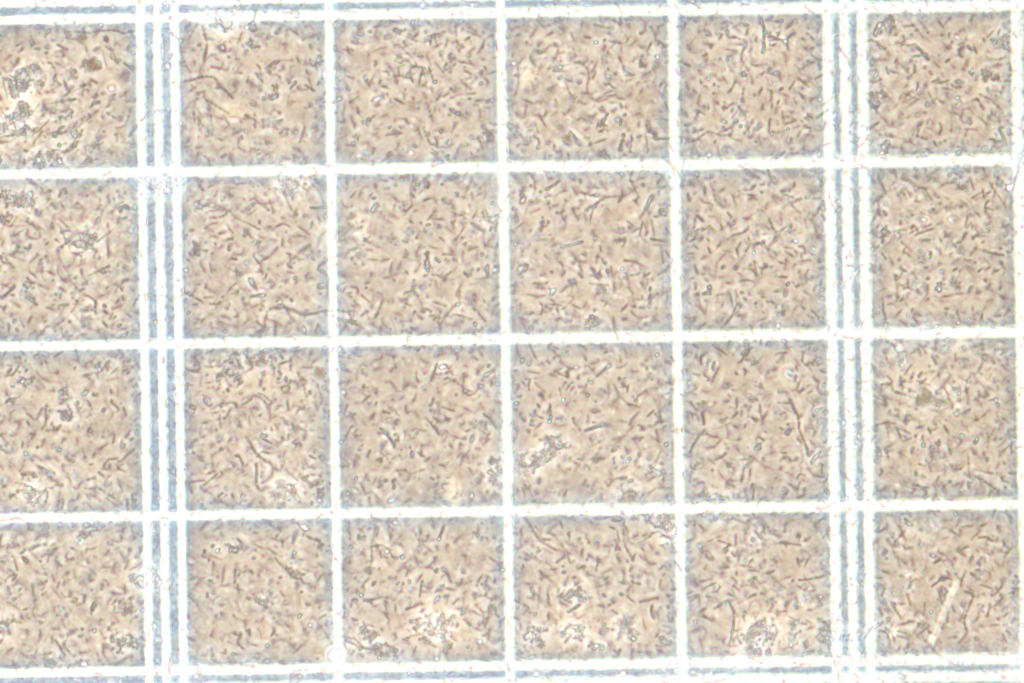
#> input picture images/sample/1D24AD13-6C1A-452F-A12A-D573795D54EA.jpg, 3072 x 2048 px (shown at 1/3 size)
$ python microscope-image-preprocessing.py images/sample/1D24AD13-6C1A-452F-A12A-D573795D54EA.jpg
#> lines starting #> are read from the running program, lines starting #| are printed output that depends on the picture; after the words box and inside, x2 and y2 are one past the last pixel; in counts of white or black regions, pixels touching at a corner belong together
import cv2
import numpy as np
import time
import os
from sys import argv
from datetime import date

def nothing(args):
    pass


def load_image(path):
    #checking if path is a folder or not, if so extract all the bmp files from it
    if os.path.isdir(path):
        paths = [os.path.join(path,f) for f in os.listdir(path) if os.path.isfile(os.path.join(path, f)) and f.endswith('.bmp')]
        print(paths)
    elif os.path.isfile(path):
        paths = [path]
    else:
        return None

    return paths

#new images have different relative ratios than the other images, need to adjust
#crop region to ensure squares get cut correctly
def cut_image(image, skip, left_bound=0, right_bound=3072, top=0, bottom=2048):
    cv2.namedWindow('image', cv2.WINDOW_KEEPRATIO)
    cv2.createTrackbar('Left Bound', 'image',0,3072,nothing)
    cv2.createTrackbar('Right Bound', 'image',0,3072,nothing)
    cv2.createTrackbar('Top Bound', 'image',0,2048,nothing)
    cv2.createTrackbar('Bottom Bound', 'image',0,2048,nothing)

    cv2.setTrackbarPos('Right Bound', 'image', 3072)
    cv2.setTrackbarPos('Bottom Bound', 'image', 2048)

    if not skip:
        while 1:
            left_bound = cv2.getTrackbarPos('Left Bound', 'image')
            right_bound = cv2.getTrackbarPos('Right Bound', 'image')
            top = cv2.getTrackbarPos('Top Bound', 'image')
            bottom= cv2.getTrackbarPos('Bottom Bound', 'image')

            image_cut = image[top:bottom, left_bound:right_bound]
            cv2.imshow('image', image_cut)
            if cv2.waitKey(1) & 0xFF == ord('q'):
                break
    cv2.destroyAllWindows()
    image_cut = image[top:bottom, left_bound:right_bound]
    return image_cut, left_bound, right_bound, top, bottom

#First step color threshold picker, will save and pass color filter parameters to the other methods
def test_color_threshold(image, skip, lower_mask = [0,0,0], upper_mask = [179,255,255]):
    cv2.namedWindow('image',cv2.WINDOW_KEEPRATIO)
    cv2.createTrackbar('HMin','image',0,179,nothing) # Hue is from 0-179 for Opencv
    cv2.createTrackbar('SMin','image',0,255,nothing)
    cv2.createTrackbar('VMin','image',0,255,nothing)
    cv2.createTrackbar('HMax','image',0,179,nothing)
    cv2.createTrackbar('SMax','image',0,255,nothing)
    cv2.createTrackbar('VMax','image',0,255,nothing)

    # Set default value for MAX HSV trackbars.
    cv2.setTrackbarPos('HMax', 'image', 179)
    cv2.setTrackbarPos('SMax', 'image', 255)
    cv2.setTrackbarPos('VMax', 'image', 255)

    # Initialize to check if HSV min/max value changes
    hMin = sMin = vMin = hMax = sMax = vMax = 0
    phMin = psMin = pvMin = phMax = psMax = pvMax = 0

    img = image
    output = image
    waitTime = 33

    lower = lower_mask
    upper = upper_mask

    if not skip:
        while(1):

            # get current positions of all trackbars
            hMin = cv2.getTrackbarPos('HMin','image')
            sMin = cv2.getTrackbarPos('SMin','image')
            vMin = cv2.getTrackbarPos('VMin','image')

            hMax = cv2.getTrackbarPos('HMax','image')
            sMax = cv2.getTrackbarPos('SMax','image')
            vMax = cv2.getTrackbarPos('VMax','image')

            # Set minimum and max HSV values to display
            lower = np.array([hMin, sMin, vMin])
            upper = np.array([hMax, sMax, vMax])

            # Create HSV Image and threshold into a range.
            hsv = cv2.cvtColor(img, cv2.COLOR_BGR2HSV)
            mask = cv2.inRange(hsv, lower, upper)
            output = cv2.bitwise_and(img,img, mask= mask)

            # [12 lines of commented-out code are left out]
            cv2.imshow('image',output)
            cv2.resizeWindow('image',500,500)

            # Wait longer to prevent freeze for videos.
            if cv2.waitKey(waitTime) & 0xFF == ord('q'):
                break

    cv2.destroyAllWindows()
    return lower,upper

#Global threshold function utilizing same trackbars, controls blur settings and threshold settings
def test_threshold(image, skip, lower_mask=[0,0,0], upper_mask=[179,255,254],
                   k_size = 3, t_min = 0, t_max = 255, t_type = 0):
    cv2.namedWindow('image',cv2.WINDOW_KEEPRATIO)

    #Create trackbars for testing
    cv2.createTrackbar('Blur kernel size','image',0,10,nothing)
    cv2.createTrackbar('Threshold','image',0,255,nothing)
    cv2.createTrackbar('Threshold Max','image',0,255,nothing)

    cv2.setTrackbarPos('Threshold','image',100)
    cv2.setTrackbarPos('Threshold Max','image',255)

    thresh_type = {0:cv2.THRESH_BINARY, 1:cv2.THRESH_TRUNC,
                   2:cv2.THRESH_TOZERO, 3:cv2.THRESH_OTSU, 4:cv2.THRESH_TRIANGLE}
    #Setting binary type
    #0 -> Binary Threshold, 1 -> Truncated Threshold,
    #2 -> to zero Thresholding, 3 -> Otsu Thresholding, 4 -> Triangle Thresholding
    #refer to https://docs.opencv.org/4.x/d7/d1b/group__imgproc__misc.html#gaa9e58d2860d4afa658ef70a9b1115576
    cv2.createTrackbar('Threshold type','image',0,4,nothing)

    #RGB to hsv. https://www.selecolor.com/en/hsv-color-picker/ for example
    hsv = cv2.cvtColor(image, cv2.COLOR_BGR2HSV)
    mask = cv2.inRange(hsv, lower_mask, upper_mask)

    #used to filter non-white spaces through inverting mask
    mask = cv2.bitwise_not(mask)

    #grey and masking
    gray = cv2.cvtColor(image, cv2.COLOR_BGR2GRAY)
    gray = cv2.bitwise_and(gray,gray,mask=mask)

    #blur
    blur = cv2.GaussianBlur(gray, (9,9),0)

    #otsu thresholding - did not quite do enough testing, but I think it's fine for now
    thresh = cv2.threshold(blur, 100,255, cv2.THRESH_OTSU)[1]

    size = k_size
    threshold_min = t_min
    threshold_max = t_max
    t_type = t_type

    if not skip:
        while(1):
            size = 2*cv2.getTrackbarPos('Blur kernel size','image') + 1
            threshold_min = cv2.getTrackbarPos('Threshold','image')
            threshold_max = cv2.getTrackbarPos('Threshold Max','image')
            t_type = thresh_type[cv2.getTrackbarPos('Threshold type','image')]

            blur = cv2.GaussianBlur(gray, (size,size), 0)
            thresh = cv2.threshold(blur, threshold_min, threshold_max, t_type)[1]

            cv2.imshow('image',thresh)
            if cv2.waitKey(33) & 0xFF == ord('q'):
                break

    cv2.destroyAllWindows()

    return thresh, size, threshold_min, threshold_max, t_type

#Adaptive threshold function, same trackbar function, will pull up both thresholding methods for compare
# [153 lines left out: functions test_adaptive_threshold, find_contours, square_cut, not called in this run]

#function that saves images as calculated bounds as average areas of all squares
def square_cut_save(image, glob, iter_num, save, today, left_bound=0, right_bound=3072, top=0, bottom=2048):
    #calculate bounds from image cut size
    small_square_area = (abs(left_bound - right_bound) * abs(top - bottom)) / 16
    #given a 30% wiggle room on each side of the area spectrum to ensure no misses
    square_lower_bound = small_square_area * 0.7
    square_upper_bound = small_square_area * 1.3

    #applying square morpology to close holes.
    #(2,2) refers to kernel size, if bigger lose more detail, if smaller filter less, been tested up to 9x9
    kernel = cv2.getStructuringElement(cv2.MORPH_RECT, (2,2))
    g_close = cv2.morphologyEx(glob, cv2.MORPH_CLOSE, kernel, iterations=2)

    #draw contours
    g_cnts = cv2.findContours(g_close, cv2.RETR_LIST, cv2.CHAIN_APPROX_SIMPLE)[0]

    g_cntrRect = []
    img_num = 1
    avg_w = 0
    avg_h = 0
    rect_x = []
    rect_y = []
    for i in g_cnts:
            #joins together contours that are >10% of the total contour length apart
            epsilon = 0.1*cv2.arcLength(i,True)
            #https://docs.opencv.org/4.x/d3/dc0/group__imgproc__shape.html#ga0012a5fdaea70b8a9970165d98722b4c
            #https://docs.opencv.org/4.x/dd/d49/tutorial_py_contour_features.html #this one better than other one
            #approximates polygon from contours, hard to explain refer to the links
            approx = cv2.approxPolyDP(i,epsilon,True)
            #if the approximated polygon has 4 sides and is within the bounds of the square
            if len(approx) == 4 and cv2.contourArea(i) > square_lower_bound and cv2.contourArea(i) < square_upper_bound:
                x,y,w,h = cv2.boundingRect(approx)
                if save:
                    cv2.imwrite(today + "/" + str(iter_num) + "-" + str(img_num) + ".bmp",
                                image[y:y+h, x:x+w])
                rect_x.append(x)
                rect_y.append(y)
                avg_h += h
                avg_w += w
                #add it to the contour list
                g_cntrRect.append(approx)
                img_num += 1

    avg_w = round(avg_w / (len(g_cntrRect)))
    avg_h = round(avg_h / (len(g_cntrRect)))
    for i in range(len(g_cntrRect)):
        if save:
            cv2.imwrite(today + "/" + str(iter_num) + "-" + str(i+1) +"-avgCUT"+ ".bmp",
                        image[rect_y[i]:rect_y[i]+avg_h, rect_x[i]:rect_x[i]+avg_w])

    print("Image # " + str(iter_num) + "\t" + str(len(g_cntrRect)) + " images cut out of 16\n")

def main():
    today = str(date.today())
    args = argv
    arg_length = len(args)
    if arg_length == 1:
        print("NO PATH PROVIDED")
        return
    p = 0

    paths = load_image(args[1])

    if arg_length >= 3:
        if os.path.exists(args[2]) and args[2].endswith('.txt'):
            param = open(args[2], 'r')
            params = param.read().split('-')
            print(params)
            p = 1
        else:
            print('INCORRECT PARAMETER FILE GIVEN')
    #paths = load_image("images/verf/12_scale2.bmp")

    if p:
        skip = 1
        L_bound = int(params[0])
        R_bound = int(params[1])
        Top_bound = int(params[2])
        Bottom_bound = int(params[3])
        Low_mask = [int(x) for x in params[4].replace('[','').replace(']','').split(" ")]
        Low_mask = np.asarray(Low_mask)
        Up_mask = [int(x) for x in params[5].replace('[','').replace(']','').split(" ")]
        Up_mask = np.asarray(Up_mask)
        blur_k_size = int(params[6])
        low_thresh = int(params[7])
        high_thresh = int(params[8])
        g_t_type = int(params[9])
        a_b_k_size = 3
        at_method = 0
        at_type = 0
        b_size = 0
        c = 0
        iter_numb = 1
    else:
        skip = 0
        L_bound = 0
        R_bound = 3072
        Top_bound = 0
        Bottom_bound = 2048
        Low_mask = [0,0,0]
        Up_mask = [179,255,255]
        blur_k_size = 3
        low_thresh = 0
        high_thresh = 255
        g_t_type = 0
        a_b_k_size = 3
        at_method = 0
        at_type = 0
        b_size = 0
        c = 0
        iter_numb = 1


    if input("WRITE IMAGE? Y/N\n").lower() == 'y':
#> the answer given: y
        save = 1
    else:
        save = 0
        print('NO SAVE')

    if arg_length == 4:
        today = str(args[3])

    if save:
        if not os.path.exists(today):
            os.makedirs(today)

    for path in paths:
        image = cv2.imread(path)
#> image is the input picture: shape (2048, 3072, 3); mean B, G, R 197.4, 209.4, 218.4
        image, L_bound, R_bound, Top_bound, Bottom_bound = cut_image(image, skip,
                                                                      L_bound, R_bound, Top_bound, Bottom_bound)
#> slider 'Left Bound' is set to 614
#> slider 'Right Bound' is set to 100
#> slider 'Top Bound' is set to 100
#> slider 'Bottom Bound' is set to 100
#> in cut_image, `image_cut = image[top:bottom, left_bound:right_bound]`:
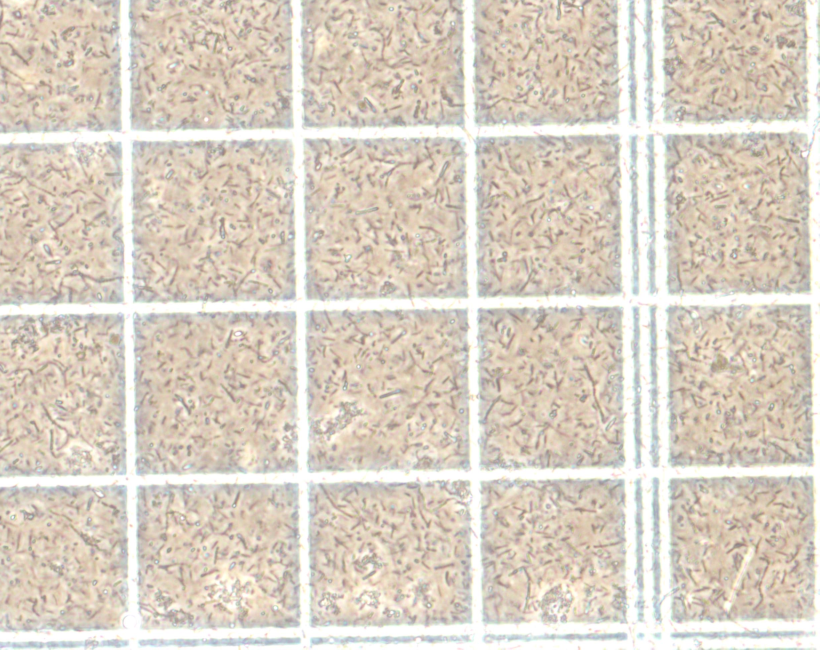
#> image_cut: shape (1948, 2458, 3) (shown at 1/3 size); mean B, G, R 195, 208.1, 218.1
#> (key q is pressed here)
#> L_bound = 614; R_bound = 3072; Top_bound = 100; Bottom_bound = 2048
        Low_mask, Up_mask = test_color_threshold(image, skip,Low_mask,Up_mask)
#> slider 'HMin' is set to 35
#> slider 'SMin' is set to 51
#> slider 'VMin' is set to 51
#> slider 'HMax' is set to 179
#> slider 'SMax' is set to 255
#> slider 'VMax' is set to 255
#> in test_color_threshold, `hsv = cv2.cvtColor(img, cv2.COLOR_BGR2HSV)`: hsv: shape (1948, 2458, 3); mean H, S, V 32.6, 29.8, 219.3
#> in test_color_threshold, `mask = cv2.inRange(hsv, lower, upper)`:
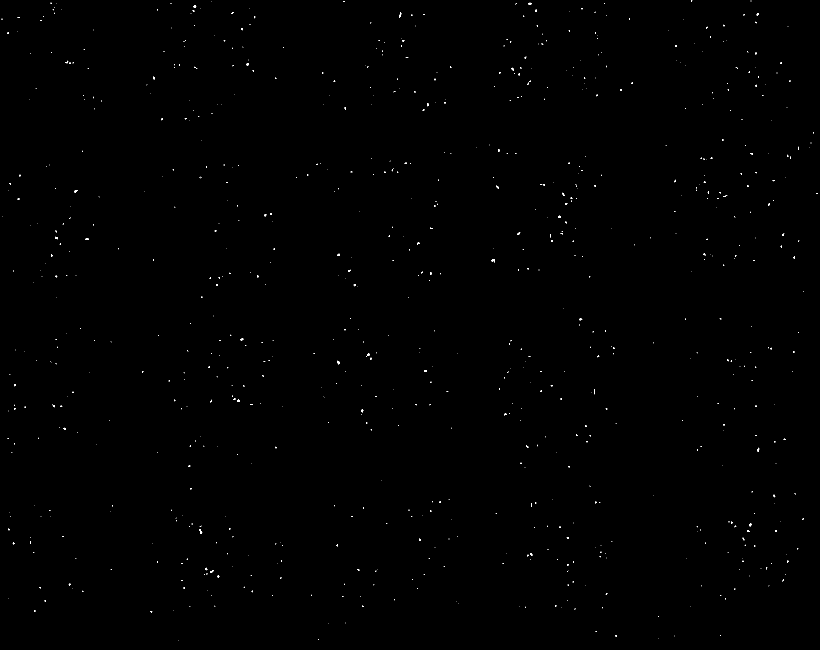
#> mask: shape (1948, 2458) (shown at 1/3 size); 0.14% white in thin lines or dots
#> (key q is pressed here)
#> Low_mask = [35, 51, 51]; Up_mask = [179, 255, 255]
        glob, blur_k_size, low_thresh, high_thresh, g_t_type = test_threshold(image, skip,
                                                                              Low_mask, Up_mask, blur_k_size, low_thresh,
                                                                                high_thresh, g_t_type)
#> slider 'Blur kernel size' is set to 3
#> slider 'Threshold' is set to 85
#> slider 'Threshold Max' is set to 255
#> slider 'Threshold type' is set to 1
#> in test_threshold, `mask = cv2.bitwise_not(mask)`:
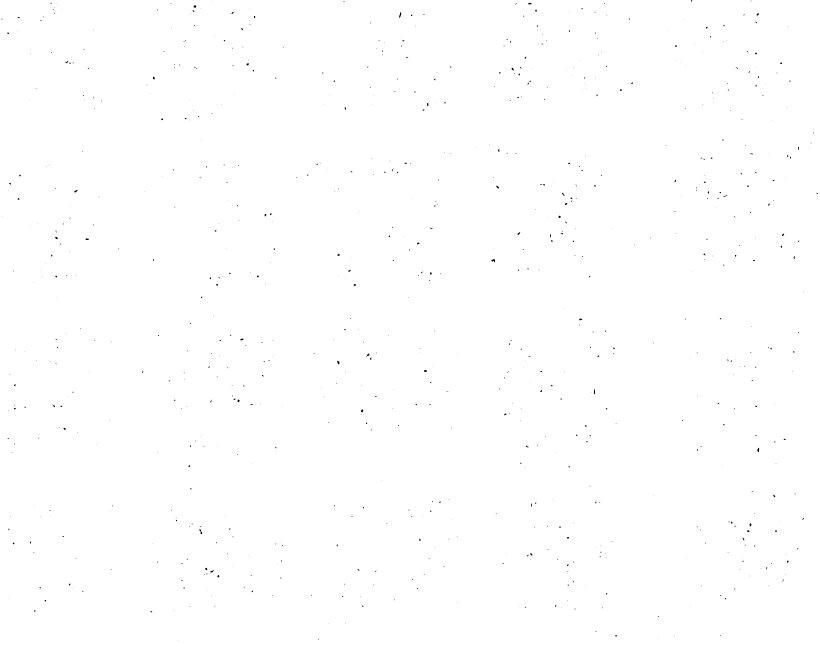
#> mask: shape (1948, 2458) (shown at 1/3 size); 99.9% white; black in thin lines or dots
#> in test_threshold, `gray = cv2.cvtColor(image, cv2.COLOR_BGR2GRAY)`:
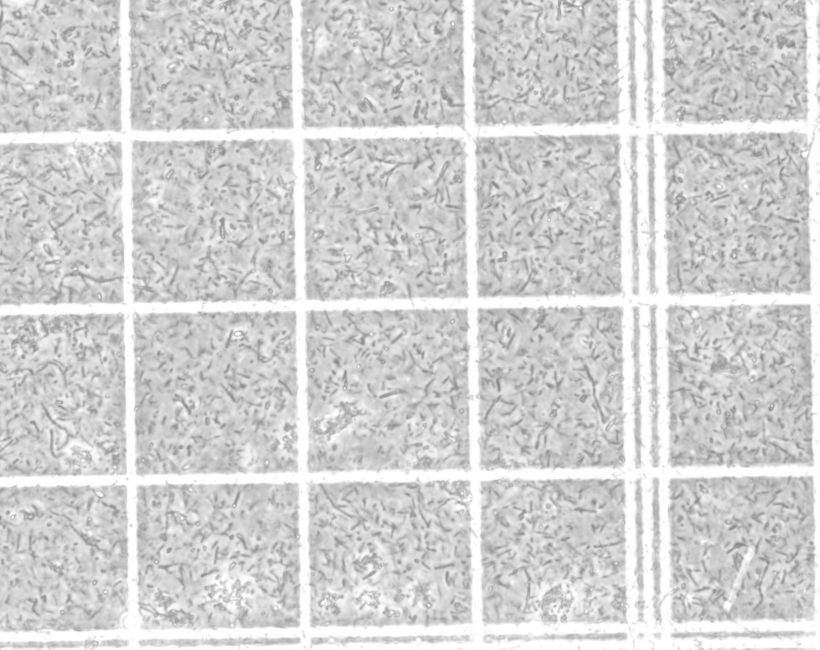
#> gray: shape (1948, 2458) (shown at 1/3 size); min 129, max 255, mean 209.6
#> in test_threshold, `thresh = cv2.threshold(blur, 100,255, cv2.THRESH_OTSU)[1]`:
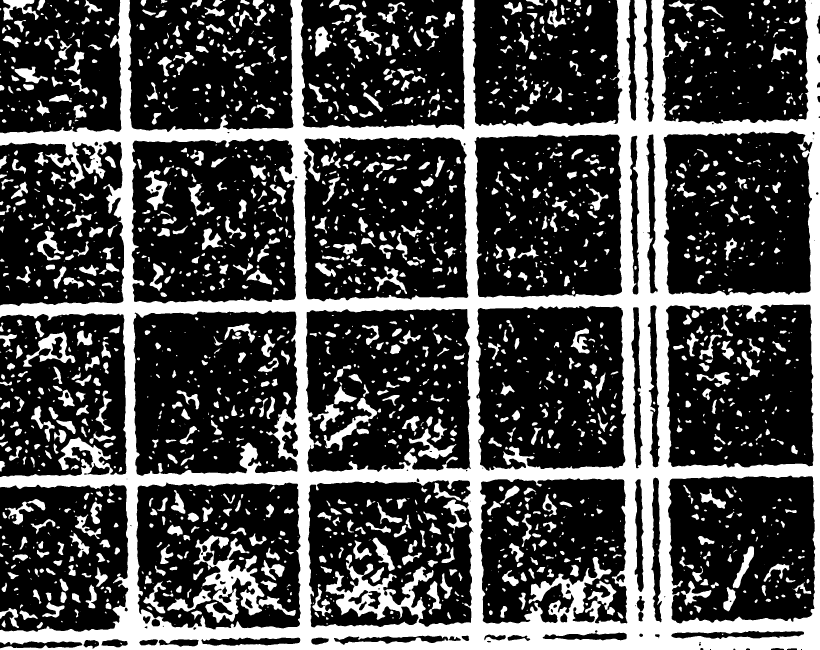
#> thresh: shape (1948, 2458) (shown at 1/3 size); 28.3% white; 2058 white regions (402 under 20 px), largest, box (x1, y1, x2, y2) and area: (0, 0, 2458, 1948) 913976, (581, 1605, 794, 1868) 20241, (69, 995, 226, 1100) 5204
#> (key q is pressed here)
#> blur_k_size = 7; low_thresh = 100; high_thresh = 255; g_t_type = 2
        # adap, a_b_k_size, at_method, at_type, b_size, c = test_adaptive_threshold(image, skip, glob,
        #                                                                           a_b_k_size, at_method, at_type,
        #                                                                           b_size, c)
        #g_contours, a_contours = find_contours(glob, adap, skip)
        #TODO
        if save or skip:
            square_cut_save(image, glob, iter_numb, save, today, L_bound, R_bound, Top_bound, Bottom_bound)
#> in square_cut_save, `small_square_area = (abs(left_bound - right_bound) * abs(top - bottom)..`: small_square_area = 299261.5
#> in square_cut_save, `square_lower_bound = small_square_area * 0.7`: square_lower_bound = 209483
#> in square_cut_save, `square_upper_bound = small_square_area * 1.3`: square_upper_bound = 389040
#> in square_cut_save, `g_cnts = cv2.findContours(g_close, cv2.RETR_LIST, cv2.CHAIN_APPROX_SIM..`: g_cnts = [[[0, 0], [0, 1947], [2457, 1947], [2457, 0]]]
#> the loop in square_cut_save, `for i in g_cnts:` made 1 pass
#> (epsilon, approx) on pass 1: (880.8, [[0, 0], [0, 1947], [2457, 1947], [2457, 0]])
#> after the loop in square_cut_save, `for i in g_cnts:`: avg_h = 0; g_cntrRect = []; img_num = 1; rect_x = []
        else:
            square_cut(image, glob, iter_numb, L_bound, R_bound, Top_bound, Bottom_bound)

        if not skip:
            if input("SAVE SETTINGS? Y/N\n").lower() == 'y':
                skip = 1
                f = open(today + "/params.txt",'w')
                f.write(str(L_bound) + '-' + str(R_bound) + '-' + str(Top_bound) + '-' + str(Bottom_bound) + '-' +
                        str(Low_mask) + '-' + str(Up_mask) + '-' + str(blur_k_size) + '-' + str(low_thresh) + '-' +
                        str(high_thresh) + '-' + str(g_t_type))
            else:
                pass
        iter_numb += 1


if (__name__ == '__main__'):
#> (the run stopped early here; a loop or call above may not have finished)
